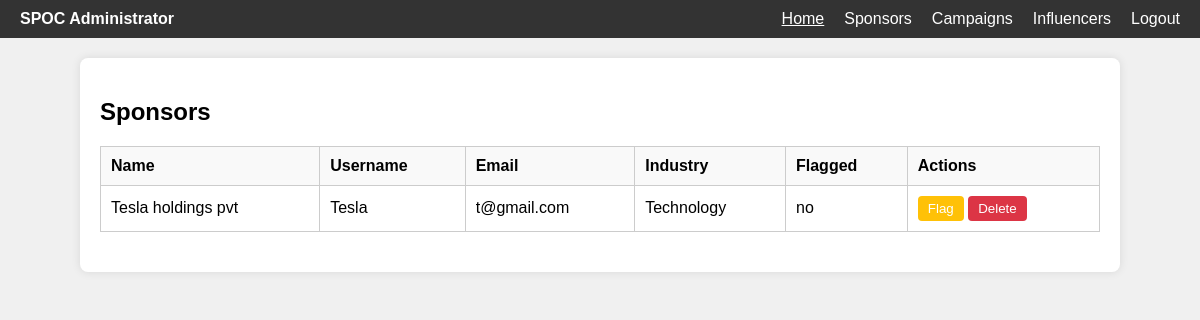
The app's page /admin/find/sponsors, older data.
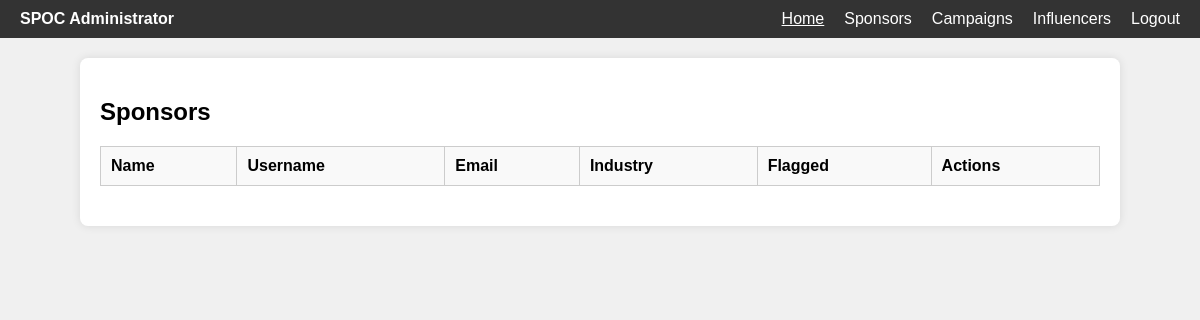
The same page, newer data.
### applications/models.py (models this page shows)
class sponsor(db.Model):
    id = db.Column(db.Integer, primary_key=True)
    name = db.Column(db.String(100), nullable=True)
    username = db.Column(db.String(20), unique=True, nullable=False)
    password = db.Column(db.String(100), nullable=False)
    email = db.Column(db.String(100), unique=True, nullable=False)
    industry = db.Column(db.String(100))
    flagged = db.Column(db.String(10), nullable=False, default="no")  # New column
    campaigns = db.relationship('campaign', backref='sponsor', lazy=True)

### applications/routes.py (the view)
@app.route('/admin/find/sponsors')
def admin_sponsors():
    sponsors = sponsor.query.all()  # Fetch all sponsors
    return render_template('admin_sponsors.html', sponsors=sponsors)

### templates/admin_sponsors.html (shortened to what this page needs)
<!DOCTYPE html>
<html lang="en">
<head>
</head>
<body>
    <nav>
        <div class="left">SPOC Administrator</div>
        <ul>
            <li><a href="{{ url_for('admin_home') }}" class="active">Home</a></li>
            <li><a href="{{ url_for('admin_sponsors') }}">Sponsors</a></li>
            <li><a href="{{ url_for('admin_campaigns') }}">Campaigns</a></li>
            <li><a href="{{ url_for('admin_influencers') }}">Influencers</a></li>
            <li><a href="{{ url_for('logout') }}">Logout</a></li>
        </ul>
    </nav>
    <div class="container">
        <h2>Sponsors</h2>
        <table>
            <thead>
                <tr>
                    <th>Name</th>
                    <th>Username</th>
                    <th>Email</th>
                    <th>Industry</th>
                    <th>Flagged</th>
                    <th>Actions</th>
                </tr>
            </thead>
            <tbody>
                {% for sponsor in sponsors %}
                    <tr>
                        <td>{{ sponsor.name }}</td>
                        <td>{{ sponsor.username }}</td>
                        <td>{{ sponsor.email }}</td>
                        <td>{{ sponsor.industry }}</td>
                        <td>{{ sponsor.flagged }}</td>
                        <td>
                            <form method="POST" action="{{ url_for('flag_sponsor', sponsor_id=sponsor.id) }}" style="display:inline;">
                                <button type="submit" class="btn-flag">Flag</button>
                            </form>
                            <form method="POST" action="{{ url_for('delete_sponsor', sponsor_id=sponsor.id) }}" style="display:inline;">
                                <button type="submit" class="btn-delete">Delete</button>
                            </form>
                        </td>
                    </tr>
                {% endfor %}
            </tbody>
        </table>
    </div>
</body>
</html>

Row changes from the older to the newer data that the page shows:
removed sponsor: name "Tesla holdings pvt", username "Tesla", email "t@gmail.com", industry "Technology", flagged "no"
